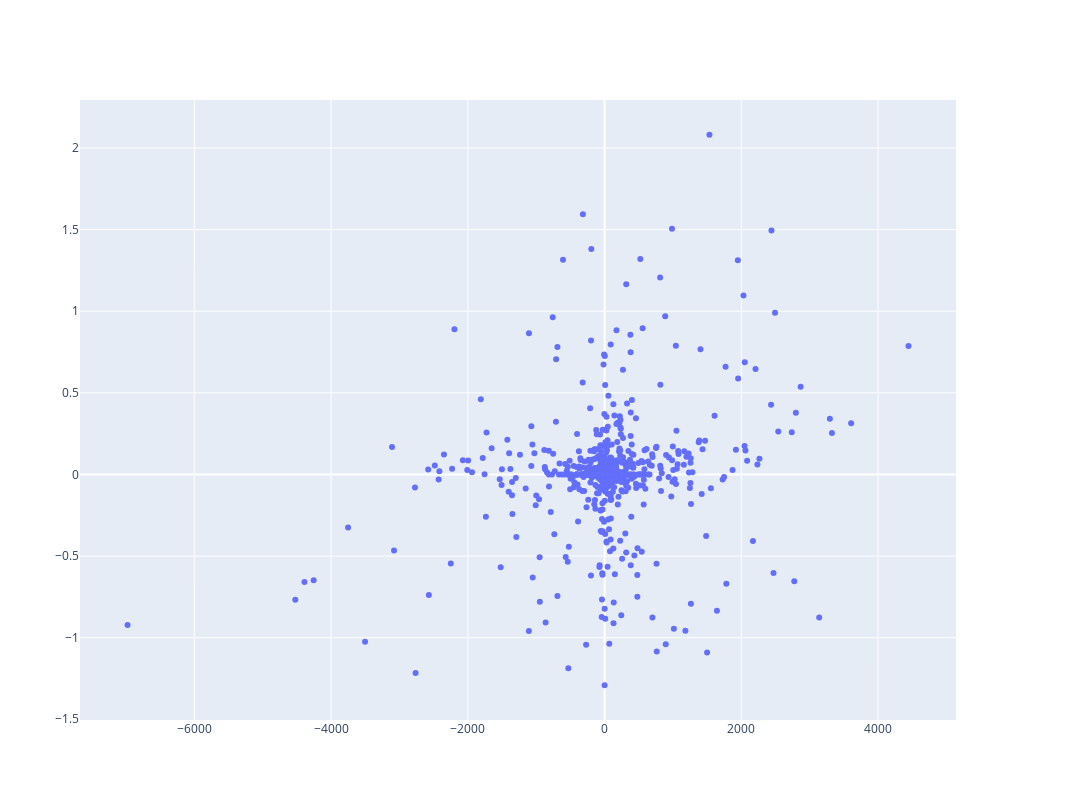

Here is the notebook cell this chart was saved with:
### Code cell
sent_roll_period =0
sent_rollback=pd.DataFrame(ga.sent).reset_index()
sent_rollback.index=pd.DatetimeIndex(sent_rollback.Date)-pd.DateOffset(sent_roll_period)

sent_rollback=sent_rollback.drop(columns='Date')
sent_rollback=sent_rollback.merge(btc,left_index=True, right_index=True)


# Create figure with secondary y-axis
fig = make_subplots(specs=[[{"secondary_y": True}]])
fig.update_layout(
    autosize=False,
    width=1700,
    height=800,)
# Add traces
fig.add_trace(
    go.Scatter(x=sent_rollback.avg_price, y=sent_rollback.sent, name="Positive",mode='markers'),
    secondary_y=False,
)

### Figure 1 — Plotly figure (JSON) as saved in the notebook; plotly's stock layout.template omitted (floating-point values rounded to 4 significant figures; data arrays with more than 128 entries replaced by an {"elided": "..."} marker saying what was removed)
{"data": [{"mode": "markers", "name": "Positive", "type": "scatter", "x": {"elided": "910 float values"}, "xaxis": "x", "y": {"elided": "910 float values"}, "yaxis": "y"}], "layout": {"autosize": false, "height": 800, "width": 1700, "xaxis": {"anchor": "y", "domain": [0, 0.94]}, "yaxis": {"anchor": "x", "domain": [0, 1]}, "yaxis2": {"anchor": "x", "overlaying": "y", "side": "right"}}}
